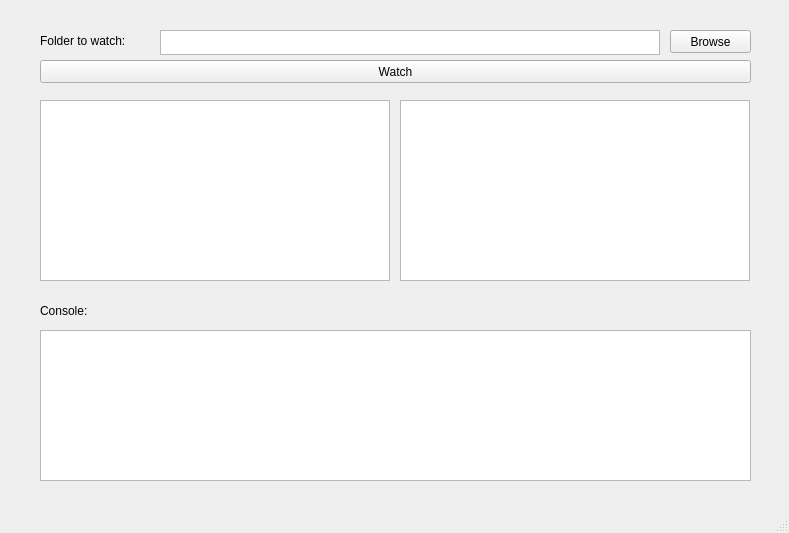
<?xml version="1.0" encoding="UTF-8"?>
<ui version="4.0">
 <class>MainWindow</class>
 <widget class="QMainWindow" name="MainWindow">
  <property name="geometry">
   <rect>
    <x>0</x>
    <y>0</y>
    <width>789</width>
    <height>533</height>
   </rect>
  </property>
  <property name="windowTitle">
   <string>Folder Watcher</string>
  </property>
  <widget class="QWidget" name="centralwidget">
   <widget class="QLabel" name="labelFolder">
    <property name="geometry">
     <rect>
      <x>40</x>
      <y>30</y>
      <width>120</width>
      <height>21</height>
     </rect>
    </property>
    <property name="text">
     <string>Folder to watch:</string>
    </property>
   </widget>
   <widget class="QPlainTextEdit" name="textEditFolder">
    <property name="geometry">
     <rect>
      <x>160</x>
      <y>30</y>
      <width>500</width>
      <height>25</height>
     </rect>
    </property>
    <property name="placeholderText">
     <string notr="true"/>
    </property>
   </widget>
   <widget class="QPushButton" name="buttonBrowse">
    <property name="geometry">
     <rect>
      <x>670</x>
      <y>30</y>
      <width>81</width>
      <height>23</height>
     </rect>
    </property>
    <property name="text">
     <string>Browse</string>
    </property>
   </widget>
   <widget class="QPushButton" name="buttonWatch">
    <property name="geometry">
     <rect>
      <x>40</x>
      <y>60</y>
      <width>711</width>
      <height>23</height>
     </rect>
    </property>
    <property name="text">
     <string>Watch</string>
    </property>
   </widget>
   <widget class="QPlainTextEdit" name="textEditConsole">
    <property name="geometry">
     <rect>
      <x>40</x>
      <y>330</y>
      <width>711</width>
      <height>151</height>
     </rect>
    </property>
   </widget>
   <widget class="QLabel" name="labelConsole">
    <property name="geometry">
     <rect>
      <x>40</x>
      <y>300</y>
      <width>91</width>
      <height>21</height>
     </rect>
    </property>
    <property name="text">
     <string>Console:</string>
    </property>
   </widget>
   <widget class="QListView" name="listView">
    <property name="geometry">
     <rect>
      <x>40</x>
      <y>100</y>
      <width>350</width>
      <height>181</height>
     </rect>
    </property>
   </widget>
   <widget class="QListView" name="listView2">
    <property name="geometry">
     <rect>
      <x>400</x>
      <y>100</y>
      <width>350</width>
      <height>181</height>
     </rect>
    </property>
   </widget>
  </widget>
  <widget class="QMenuBar" name="menubar">
   <property name="geometry">
    <rect>
     <x>0</x>
     <y>0</y>
     <width>789</width>
     <height>21</height>
    </rect>
   </property>
  </widget>
  <widget class="QStatusBar" name="statusbar"/>
 </widget>
 <resources/>
 <connections/>
</ui>
